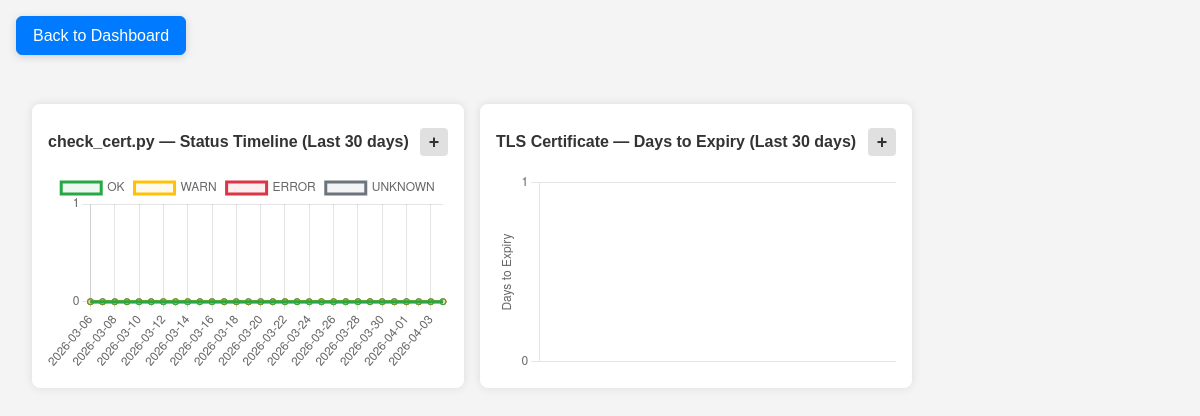
The app's page /stats.php?check=check_cert.py (signed in), older data.
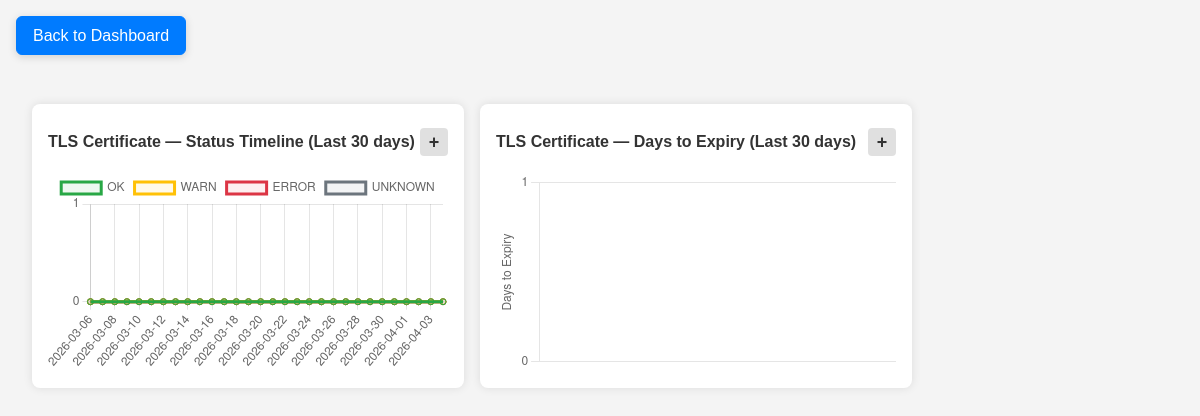
The same page, newer data.
### tables this page shows
CREATE TABLE IF NOT EXISTS checks (
    id INT AUTO_INCREMENT PRIMARY KEY,
    script_name VARCHAR(100) UNIQUE NOT NULL,
    title VARCHAR(150) NOT NULL,
    interval_minutes INT DEFAULT 5,
    parameters VARCHAR(255) DEFAULT '',
    enabled BOOLEAN DEFAULT TRUE,
    sudo BOOLEAN DEFAULT FALSE,
    last_run TIMESTAMP NULL,
    next_run TIMESTAMP NULL
);

### www/stats.php (the view, shortened to what this page needs)
<?php
$pdo = getDB();
$check_name = $_GET['check'] ?? '';
$stmt = $pdo->prepare("SELECT title FROM checks WHERE script_name = ?");
$stmt->execute([$check_name]);
$title = $stmt->fetchColumn() ?: $check_name;
$is_cert    = ($check_name === 'check_cert.py');
?>
<!DOCTYPE html>
<html lang="en">
<head>
    <link rel="stylesheet" href="style.css">
</head>
<body class="subpage">
    <a href="index.php" class="sticky-back-btn">Back to Dashboard</a>
    <main>
        <div class="chart-widgets">
            <div class="chart-container">
                <div class="chart-container-header">
                    <h2><?php echo htmlspecialchars($title); ?> &mdash; Status Timeline (Last 30 days)</h2>
                    <button class="chart-expand-btn" data-chart="stats" title="Expand" aria-label="Expand">+</button>
                </div>
                <canvas id="statsChart"></canvas>
            </div>
            <?php if ($is_cert): ?>
            <div class="chart-container">
                <div class="chart-container-header">
                    <h2>TLS Certificate &mdash; Days to Expiry (Last 30 days)</h2>
                    <button class="chart-expand-btn" data-chart="certExpiry" title="Expand" aria-label="Expand">+</button>
                </div>
                <canvas id="certExpiryChart"></canvas>
            </div>
            <?php endif; ?>
        </div>
    </main>
</body>
</html>

Row changes from the older to the newer data that the page shows:
added checks: title "TLS Certificate"
Text that changed along with them:
$title: "check_cert.py" → (not shown)
